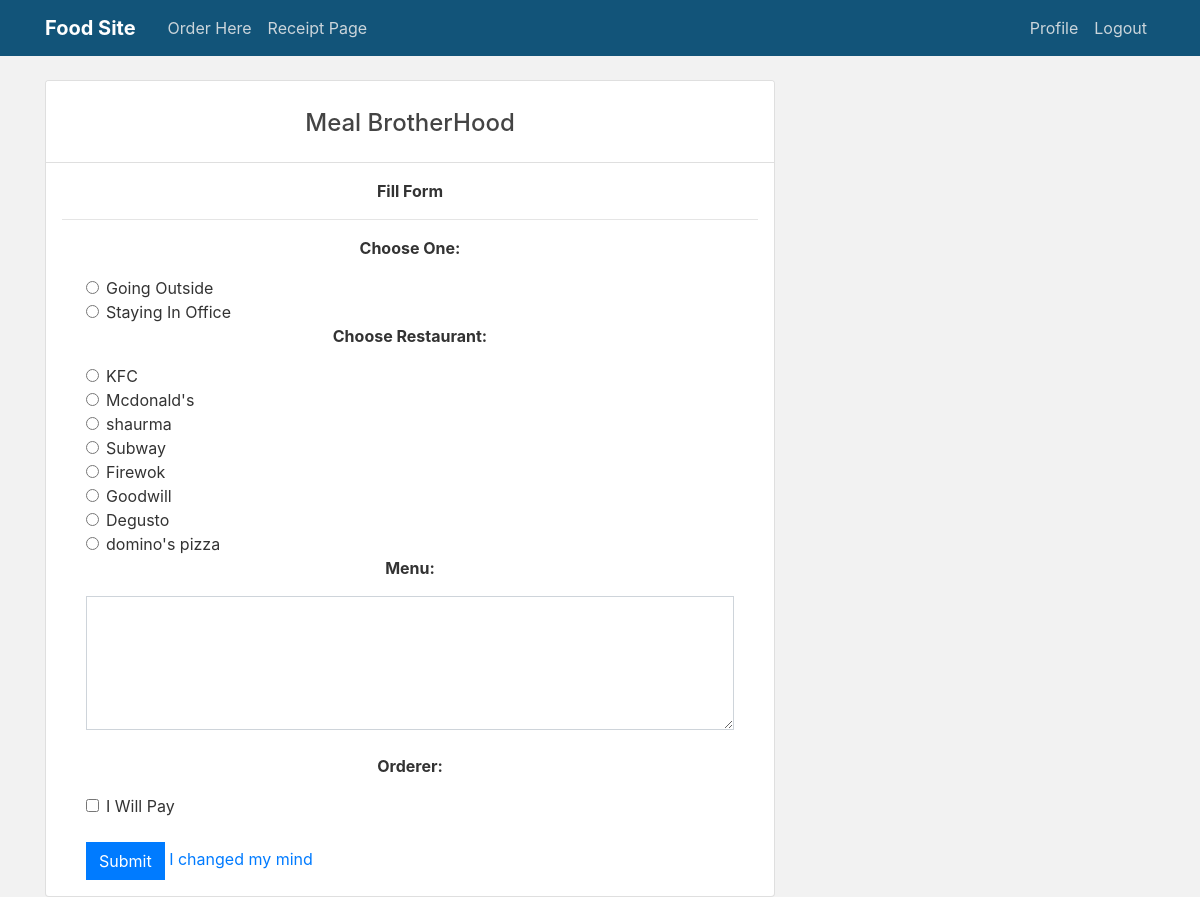
Screenshot of /poll/ordering/ (signed in) with the database file from the repository.
### poll/models.py (models this page shows, shortened)
class RestaurantList(models.Model):
    restaurant_name = models.CharField(max_length=30, null=True, blank=True)

### poll/views.py (the view, shortened to what this page needs)
# urls.py: path('ordering/', l_req(views.Main.as_view()), name='ordering'),
class Main(View):
    def get(self, request, *args, **kwargs):
        res = RestaurantList.objects.all()
        context = {'restaurant': res}
        return render(request, 'poll/main.html', context)

### templates/poll/main.html (shortened to what this page needs)
{% extends 'base.html' %}
{% block content %}
    <div class="mx-0 mx-sm-auto">
        <div class="card">
            <div class="card-header bg-white">
                <h4 class="card-title text-center mt-3" id="title">Meal BrotherHood</h4>
            </div>
            <div class="modal-body">
                <div class="text-center">
                    <p>
                        <strong>Fill Form</strong>
                    </p>
                </div>
                <hr/>
                <form method="POST" class="px-4" action="">
                    <p class="text-center"><strong>Choose One:</strong></p>
                    <div class="form-check">
                        <input class="form-check-input" type="radio" name="Yes" id="Yes" value="outside"/>
                        <label class="form-check-label" for="Yes">
                            Going Outside
                        </label>
                    </div>
                    <div class="form-check">
                        <input class="form-check-input" type="radio" name="Yes" id="No" value="inside"/>
                        <label class="form-check-label" for="No">
                            Staying In Office
                        </label>
                    </div>
                    <p class="text-center"><strong>Choose Restaurant:</strong></p>
                    {% for res in restaurant %}
                        <div class="form-check">
                            <input class="form-check-input" type="radio" name="chosen"
                                   id="{{ res.id }}" value="{{ res.restaurant_name }}" />
                            <label class="form-check-label" for="{{ res.id }}">{{ res.restaurant_name }}</label>
                        </div>
                    {% endfor %}
                    <div class="text-center">
                        <p><strong>Menu:</strong></p>
                    </div>
                    <div class="form-outline mb-4">
                        <textarea class="form-control" id="menu" name="text" rows="5"></textarea>
                    </div>
                    <p class="text-center"><strong>Orderer:</strong></p>
                    <div class="form-check">
                        <input class="form-check-input" type="checkbox" name="will_pay" value="yes"/>
                        <label class="form-check-label" for="will_pay">I Will Pay</label>
                    </div>
                    <div class="text">
                        <br>
                        <button type="submit" class="btn btn-primary">Submit</button>
                        <a class="text-right" href="{% url 'dashboard' %}">I changed my mind</a>
                    </div>
                </form>
            </div>
        </div>
    </div>
{% endblock %}

### user/static/main.css (style rules this page uses)
body { background: #F2F2F2; color: #333333; margin-top: 5rem; }
h1, h2, h3, h4, h5, h6 { color: #444444; }
.navbar-default, .btn, .form-control, .panel { border-radius: 0; }

### rows the page displays
RestaurantList: restaurant_name "KFC"
RestaurantList: restaurant_name "Mcdonald's"
RestaurantList: restaurant_name "shaurma"
RestaurantList: restaurant_name "Subway"
RestaurantList: restaurant_name "Firewok"
RestaurantList: restaurant_name "Goodwill"
RestaurantList: restaurant_name "Degusto"
RestaurantList: restaurant_name "domino's pizza"
